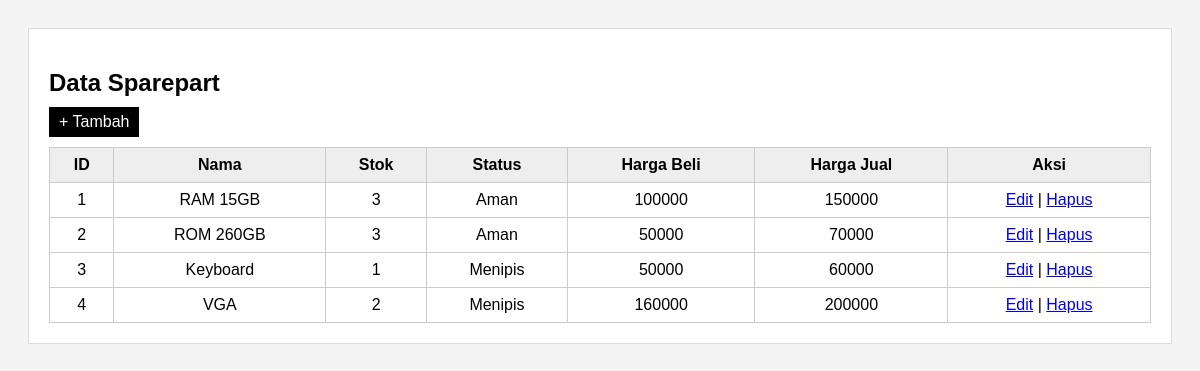
The page /sparepart.php (signed in) on the database its author committed.
### tables this page shows
CREATE TABLE `sparepart` (
  `id_sparepart` int NOT NULL,
  `nama` varchar(100) DEFAULT NULL,
  `stok` int DEFAULT NULL,
  `harga_beli` int DEFAULT NULL,
  `harga_jual` int DEFAULT NULL
);

### db.php (called while the page is built, shortened)
<?php
class Database
{
    private $conn;
    function __construct()
    {
        $this->conn = mysqli_connect("localhost", "root", "", "techfix_servis");
    }
    function getSparepart()
    {
        return mysqli_query($this->conn, "SELECT * FROM sparepart");
    }
}

### sparepart.php (the view, shortened to what this page needs)
<?php
include 'db.php';
$db = new Database();
$data = $db->getSparepart();
?>
<!DOCTYPE html>
<html>
<head>
</head>
<body>
<div class="container">
<h2>Data Sparepart</h2>
<a href="tambah_sparepart.php" class="btn">+ Tambah</a>
<table>
<tr>
    <th>ID</th>
    <th>Nama</th>
    <th>Stok</th>
    <th>Status</th>
    <th>Harga Beli</th>
    <th>Harga Jual</th>
    <th>Aksi</th>
</tr>
<?php while($d = mysqli_fetch_assoc($data)){
    if($d['stok'] == 0){
        $status = "Habis";
    } elseif($d['stok'] < 3){
        $status = "Menipis";
    } else {
        $status = "Aman";
    }
?>
<tr>
    <td><?= $d['id_sparepart'] ?></td>
    <td><?= $d['nama'] ?></td>
    <td><?= $d['stok'] ?></td>
    <td><?= $status ?></td>
    <td><?= $d['harga_beli'] ?></td>
    <td><?= $d['harga_jual'] ?></td>
    <td>
        <a href="edit_sparepart.php?id=<?= $d['id_sparepart'] ?>">Edit</a> |
        <a href="hapus_sparepart.php?id=<?= $d['id_sparepart'] ?>">Hapus</a>
    </td>
</tr>
<?php } ?>
</table>
</div>
</body>
</html>

### sparepart.php (style rules this page uses)
body { font-family: Arial; background: #f4f4f4; padding: 20px; }
.container { background: white; padding: 20px; border: 1px solid #ddd; }
h2 { margin-bottom: 10px; }
a.btn { display: inline-block; padding: 6px 10px; background: black; color: white; text-decoration: none; margin-bottom: 10px; }
table { width: 100%; border-collapse: collapse; }
table, th, td { border: 1px solid #ccc; }
th, td { padding: 8px; text-align: center; }
th { background: #eee; }

### rows shown on the page
sparepart: id_sparepart "1", nama "RAM 15GB", stok "3", stok "Aman", harga_beli "100000", harga_jual "150000"
sparepart: id_sparepart "2", nama "ROM 260GB", stok "3", stok "Aman", harga_beli "50000", harga_jual "70000"
sparepart: id_sparepart "3", nama "Keyboard", stok "1", stok "Menipis", harga_beli "50000", harga_jual "60000"
sparepart: id_sparepart "4", nama "VGA", stok "2", stok "Menipis", harga_beli "160000", harga_jual "200000"
